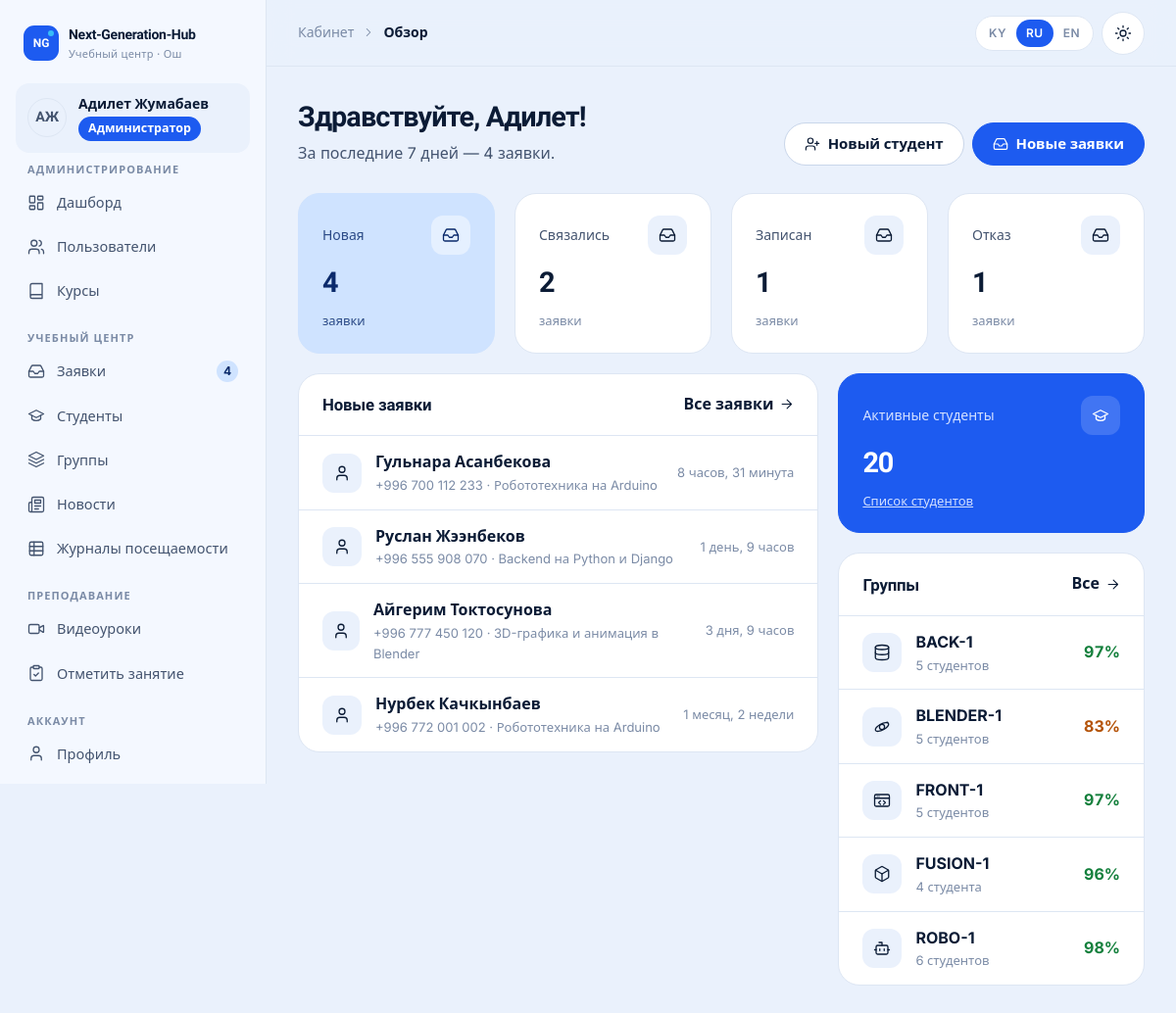
/cabinet/manager/ (signed in), run on an earlier commit of the app's database.
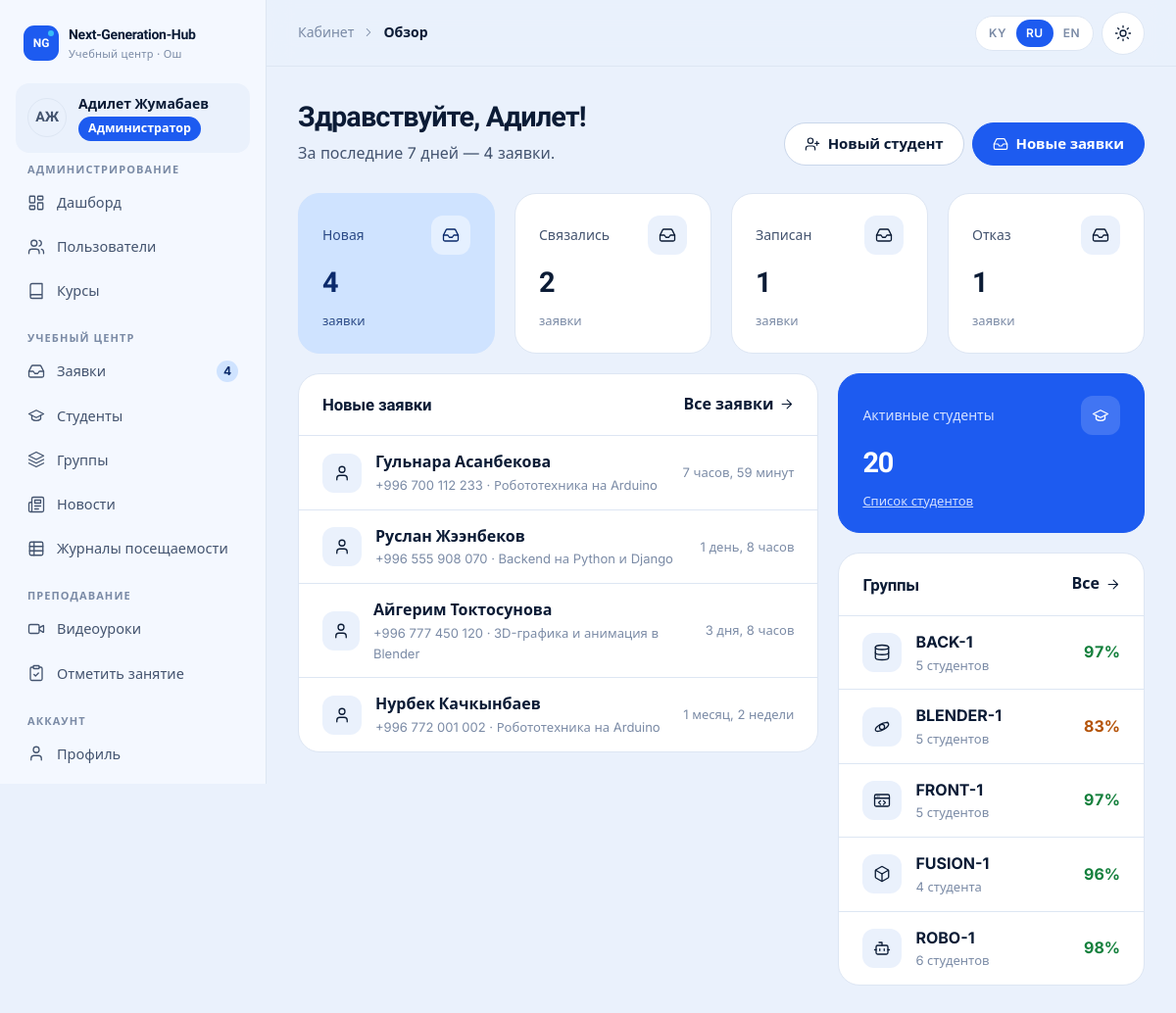
And on a later commit of the database.
### core/models.py (models this page shows, shortened)
class EnrollmentRequest(models.Model):
    class Status(models.TextChoices):
        NEW = "new", _("New")
        CONTACTED = "contacted", _("Contacted")
        ENROLLED = "enrolled", _("Enrolled")
        REJECTED = "rejected", _("Rejected")
    name = models.CharField(_("name"), max_length=120)
    phone = models.CharField(_("phone"), max_length=32)
    email = models.EmailField(_("email"), blank=True)
    age = models.PositiveSmallIntegerField(
        _("age"), null=True, blank=True, validators=[MinValueValidator(5), MaxValueValidator(99)]
    )
    course = models.ForeignKey(
        Course, verbose_name=_("course"), on_delete=models.SET_NULL, null=True, blank=True, related_name="requests"
    )
    message = models.TextField(_("message"), blank=True)
    status = models.CharField(_("status"), max_length=12, choices=Status.choices, default=Status.NEW, db_index=True)
    manager_note = models.TextField(_("manager note"), blank=True)
    handled_by = models.ForeignKey(
        settings.AUTH_USER_MODEL,
        verbose_name=_("handled by"),
        on_delete=models.SET_NULL,
        null=True,
        blank=True,
        related_name="handled_requests",
    )
    student = models.ForeignKey(
        settings.AUTH_USER_MODEL,
        verbose_name=_("student account"),
        on_delete=models.SET_NULL,
        null=True,
        blank=True,
        related_name="enrollment_requests",
    )
    created_at = models.DateTimeField(_("received"), auto_now_add=True, db_index=True)
    updated_at = models.DateTimeField(auto_now=True)
    class Meta:
        verbose_name = _("enrollment request")
        verbose_name_plural = _("enrollment requests")
        ordering = ["-created_at"]

class TranslatableMixin:
    def tr(self, field, lang=None):
        lang = (lang or get_language() or FALLBACK_LANGUAGE).split("-")[0]
        if lang not in CONTENT_LANGUAGES:
            lang = FALLBACK_LANGUAGE
        value = getattr(self, f"{field}_{lang}", "") or ""
        if not value and lang != FALLBACK_LANGUAGE:
            value = getattr(self, f"{field}_{FALLBACK_LANGUAGE}", "") or ""
        return value

class Course(TranslatableMixin, models.Model):
    class Level(models.TextChoices):
        BEGINNER = "beginner", _("Beginner")
        INTERMEDIATE = "intermediate", _("Intermediate")
        ADVANCED = "advanced", _("Advanced")
    direction = models.CharField(_("direction"), max_length=20, choices=Direction.choices, db_index=True)
    slug = models.SlugField(_("slug"), max_length=80, unique=True)
    title_ru = models.CharField(_("title (RU)"), max_length=160)
    title_ky = models.CharField(_("title (KY)"), max_length=160, blank=True)
    title_en = models.CharField(_("title (EN)"), max_length=160, blank=True)
    short_ru = models.CharField(_("short description (RU)"), max_length=300, blank=True)
    short_ky = models.CharField(_("short description (KY)"), max_length=300, blank=True)
    short_en = models.CharField(_("short description (EN)"), max_length=300, blank=True)
    description_ru = models.TextField(_("full description (RU)"), blank=True)
    description_ky = models.TextField(_("full description (KY)"), blank=True)
    description_en = models.TextField(_("full description (EN)"), blank=True)
    level = models.CharField(_("level"), max_length=20, choices=Level.choices, default=Level.BEGINNER)
    age_from = models.PositiveSmallIntegerField(_("age from"), default=10)
    age_to = models.PositiveSmallIntegerField(_("age to"), default=17)
    duration_months = models.PositiveSmallIntegerField(_("duration, months"), default=6)
    lessons_per_week = models.PositiveSmallIntegerField(_("lessons per week"), default=2)
    price = models.PositiveIntegerField(_("price, KGS per month"), default=0)
    cover = models.ImageField(_("cover"), upload_to="courses/", blank=True)
    teachers = models.ManyToManyField(
        settings.AUTH_USER_MODEL,
        verbose_name=_("teachers"),
        related_name="courses_taught",
        blank=True,
        limit_choices_to={"role": "teacher"},
    )
    is_active = models.BooleanField(_("active"), default=True)
    order = models.PositiveSmallIntegerField(_("order"), default=0)
    created_at = models.DateTimeField(auto_now_add=True)
    class Meta:
        verbose_name = _("course")
        verbose_name_plural = _("courses")
        ordering = ["order", "title_ru"]

### cabinet/views/manager.py (the view)
# urls.py: path("manager/", manager.dashboard, name="manager_dashboard"),
@role_required(R.MANAGER)
def dashboard(request):
    counts = dict(EnrollmentRequest.objects.values_list("status").annotate(n=Count("id")).values_list("status", "n"))
    week_ago = timezone.now() - timezone.timedelta(days=7)
    return render(
        request,
        "cabinet/manager/dashboard.html",
        {
            "status_cards": [
                {"key": key, "label": label, "count": counts.get(key, 0)} for key, label in S.choices
            ],
            "new_requests": EnrollmentRequest.objects.filter(status=S.NEW).select_related("course")[:6],
            "week_requests": EnrollmentRequest.objects.filter(created_at__gte=week_ago).count(),
            "students_count": User.objects.filter(role=R.STUDENT, is_active=True).count(),
            "groups": with_month_percent(groups_for(request.user).filter(is_active=True)[:6]),
            "news_count": News.objects.filter(is_published=True).count(),
            "page_title": _("Overview"),
        },
    )

### accounts/models.py (called while the page is built)
    @property
    def display_name(self):
        return self.get_full_name() or self.username

    @property
    def initials(self):
        parts = [p for p in (self.first_name, self.last_name) if p]
        if parts:
            return "".join(p[0] for p in parts).upper()[:2]
        return self.username[:2].upper()

    @property
    def is_admin_role(self):
        return self.is_superuser or self.role == self.Role.ADMIN

    @property
    def is_student(self):
        return self.role == self.Role.STUDENT

    def has_role(self, *roles):
        return self.is_admin_role or self.role in roles

### cabinet/navigation.py (called while the page is built)
def _item(label, url_name, icon, match=None, badge=None, external=False):
    return {
        "label": label,
        "url": url_name if external else reverse(url_name),
        "icon": icon,
        "match": match or [url_name.split(":")[-1]],
        "badge": badge,
        "external": external,
    }

### cabinet/views/common.py (called while the page is built)
def groups_for(user):
    qs = Group.objects.select_related("course", "teacher")
    if user.has_role(R.MANAGER):  # админ и менеджер видят все группы
        return qs
    if user.is_teacher:
        return qs.filter(teacher=user)
    return qs.none()

### templates/cabinet/manager/dashboard.html (shortened to what this page needs)
{% extends "cabinet/base.html" %}
{% load i18n core_tags %}
{% block content %}
<div class="page-head">
  <div>
    <h1>{% blocktrans with name=user.first_name|default:user.username %}Hello, {{ name }}!{% endblocktrans %}</h1>
    <p>{% blocktrans count n=week_requests %}{{ n }} request in the last 7 days.{% plural %}{{ n }} requests in the last 7 days.{% endblocktrans %}</p>
  </div>
  <div class="actions">
    <a class="btn" href="{% url 'cabinet:manager_student_create' %}">{% icon "user-plus" 16 %} {% trans "New student" %}</a>
    <a class="btn btn-primary" href="{% url 'cabinet:manager_requests' %}?status=new">{% icon "inbox" 16 %} {% trans "New requests" %}</a>
  </div>
</div>
<div class="grid grid-4 keep-2" style="margin-bottom:20px">
  {% for c in status_cards %}
  <a class="card stat{% if c.key == 'new' %} is-accent{% endif %}" href="{% url 'cabinet:manager_requests' %}?status={{ c.key }}">
    <div class="stat-top">{{ c.label }}<span class="stat-ic">{% icon "inbox" 18 %}</span></div>
    <b>{{ c.count }}</b><small>{% trans "requests" %}</small>
  </a>
  {% endfor %}
</div>
<div class="grid grid-main">
  <section class="card">
    <div class="card-head"><h2>{% trans "New requests" %}</h2><a class="link" href="{% url 'cabinet:manager_requests' %}">{% trans "All requests" %} {% icon "arrow-right" 15 %}</a></div>
    {% if new_requests %}
    <ul class="list">
      {% for r in new_requests %}
      <li>
        <span class="stat-ic">{% icon "user" 18 %}</span>
        <div class="grow" style="min-width:0"><a class="row-link" href="{% url 'cabinet:manager_request_detail' r.pk %}"><b>{{ r.name }}</b></a><div class="faint" style="font-size:13px">{{ r.phone }} · {{ r.course|tr:"title"|default:_("Course not chosen") }}</div></div>
        <span class="faint nowrap" style="font-size:13px">{{ r.created_at|timesince }}</span>
      </li>
      {% endfor %}
    </ul>
    {% else %}
      {% trans "No new requests" as t1 %}{% trans "All requests are processed. Great job!" as t2 %}
    {% endif %}
  </section>
  <div class="grid">
    <div class="card stat is-ink"><div class="stat-top">{% trans "Active students" %}<span class="stat-ic">{% icon "graduation" 18 %}</span></div><b>{{ students_count }}</b><small><a href="{% url 'cabinet:manager_students' %}" style="text-decoration:underline">{% trans "Student list" %}</a></small></div>
    <section class="card">
      <div class="card-head"><h2>{% trans "Groups" %}</h2><a class="link" href="{% url 'cabinet:manager_groups' %}">{% trans "All" %} {% icon "arrow-right" 15 %}</a></div>
      <ul class="list">
        {% for g in groups %}
        <li><span class="stat-ic">{% icon g.course.direction 18 %}</span><div class="grow" style="min-width:0"><a class="row-link" href="{% url 'cabinet:manager_group_detail' g.pk %}"><b>{{ g.name }}</b></a><div class="faint" style="font-size:13px">{% blocktrans count n=g.n_students %}{{ n }} student{% plural %}{{ n }} students{% endblocktrans %}</div></div><span class="pct {{ g.month_percent|percent_level }}">{% if g.month_percent is not None %}{{ g.month_percent }}%{% else %}—{% endif %}</span></li>
        {% empty %}<li class="faint">{% trans "No groups yet" %}</li>
        {% endfor %}
      </ul>
    </section>
  </div>
</div>
{% endblock %}

What changed in the data, as far as the page shows it:
changed EnrollmentRequest "Гульнара Асанбекова": created_at "8 часов, 31 минута" → "7 часов, 59 минут"
changed EnrollmentRequest "Руслан Жээнбеков": created_at "1 день, 9 часов" → "1 день, 8 часов"
changed EnrollmentRequest "Айгерим Токтосунова": created_at "3 дня, 9 часов" → "3 дня, 8 часов"
